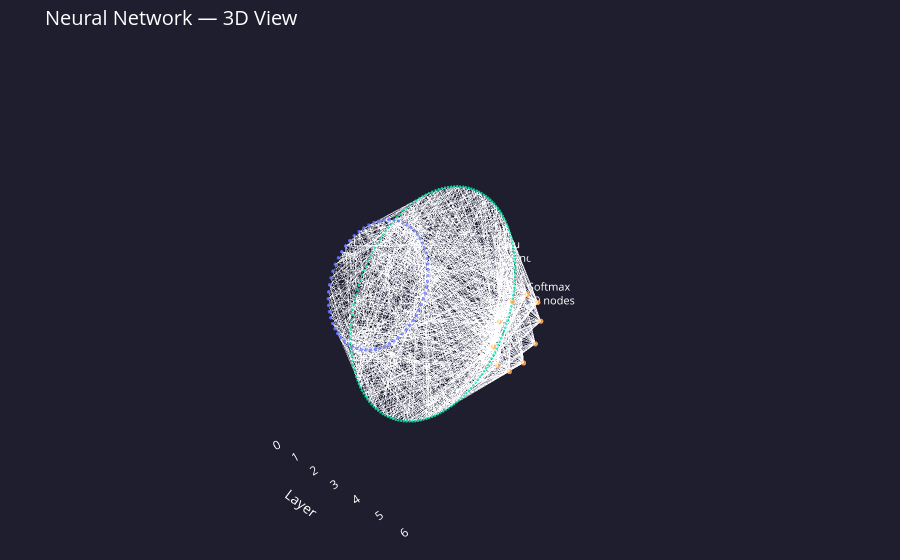

Notebook code for this chart:
### Markdown cell above
---
## Architektura sieci (3D)

### Code cell
from Code.Visualization.network_visualization import show_architecture_3d

show_architecture_3d(layer_sizes, activations)

### Figure 1 — Plotly figure (JSON) as saved in the notebook; plotly's stock layout.template omitted (floating-point values rounded to 4 significant figures; data arrays with more than 128 entries replaced by an {"elided": "..."} marker saying what was removed)
{"data": [{"hoverinfo": "none", "line": {"color": "rgba(180,180,180,0.12)", "width": 0.8}, "mode": "lines", "name": "connections", "type": "scatter3d", "x": {"elided": "3600 int values"}, "y": {"elided": "3600 float values"}, "z": {"elided": "3600 float values"}}, {"hovertemplate": "%{text}<extra></extra>", "marker": {"color": {"elided": "248 str values"}, "line": {"width": 0}, "opacity": 0.9, "size": {"elided": "248 int values"}}, "mode": "markers", "name": "nodes", "text": {"elided": "248 str values"}, "type": "scatter3d", "x": {"elided": "248 int values"}, "y": {"elided": "248 float values"}, "z": {"elided": "248 float values"}}, {"hoverinfo": "none", "mode": "text", "name": "labels", "text": ["Input<br>64 nodes", "Relu<br>174 nodes", "Softmax<br>10 nodes"], "textfont": {"color": "white", "size": 11}, "type": "scatter3d", "x": [0, 3, 6], "y": [3, 4.557, 1.8], "z": [0, 0, 0]}], "layout": {"font": {"color": "white"}, "margin": {"b": 0, "l": 0, "r": 0, "t": 50}, "paper_bgcolor": "#1e1e2e", "scene": {"bgcolor": "#1e1e2e", "camera": {"eye": {"x": 1.6, "y": -1.8, "z": 1}, "up": {"x": 0, "y": 0, "z": 1}}, "xaxis": {"backgroundcolor": "#1e1e2e", "gridcolor": "#333", "showgrid": false, "title": {"text": "Layer"}, "zeroline": false}, "yaxis": {"backgroundcolor": "#1e1e2e", "gridcolor": "#333", "showgrid": false, "showticklabels": false, "title": {"text": ""}, "zeroline": false}, "zaxis": {"backgroundcolor": "#1e1e2e", "gridcolor": "#333", "showgrid": false, "showticklabels": false, "title": {"text": ""}, "zeroline": false}}, "showlegend": false, "title": {"font": {"color": "white", "size": 20}, "text": "Neural Network — 3D View"}}}
